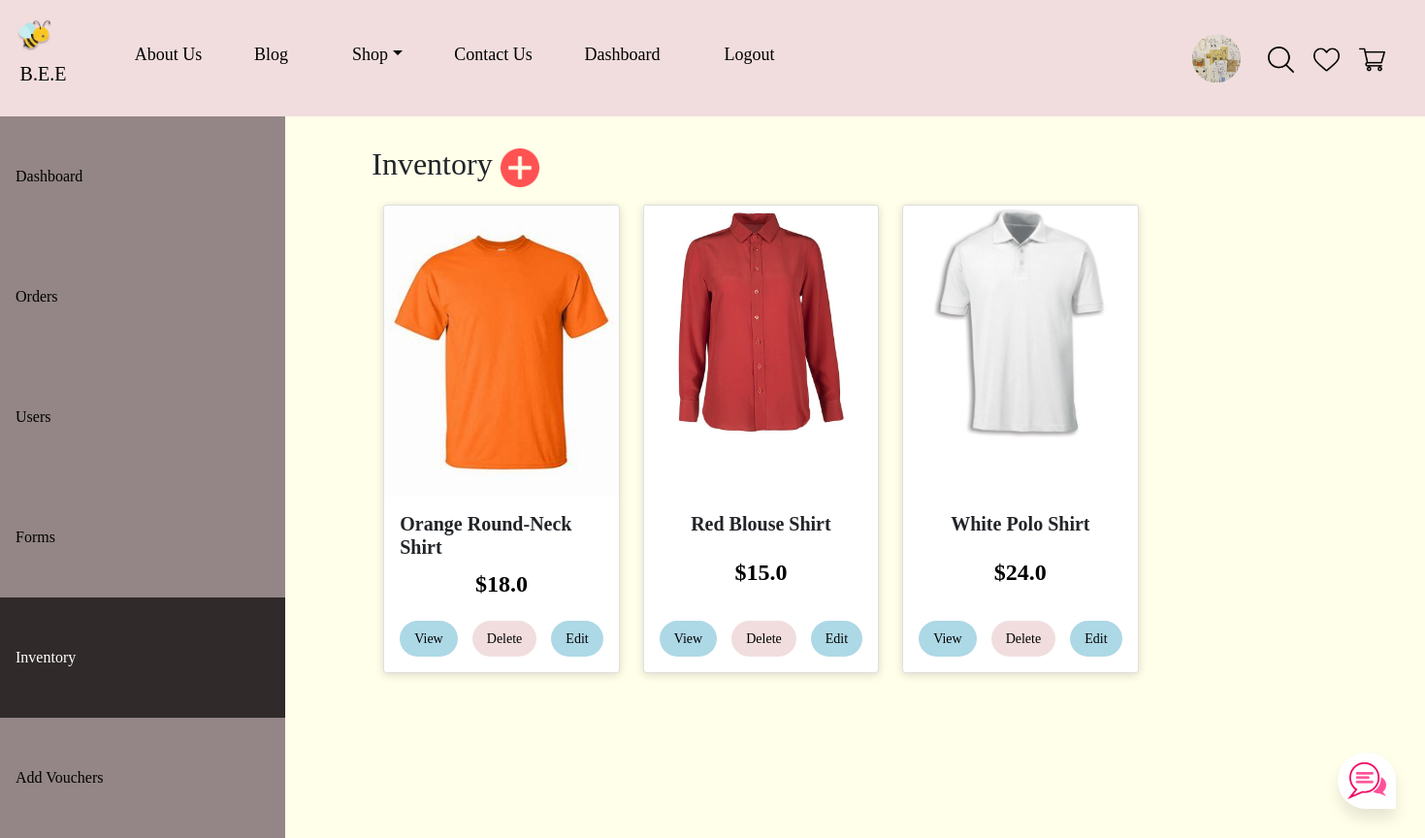
The app's page /admin_inventory (signed in), older data.
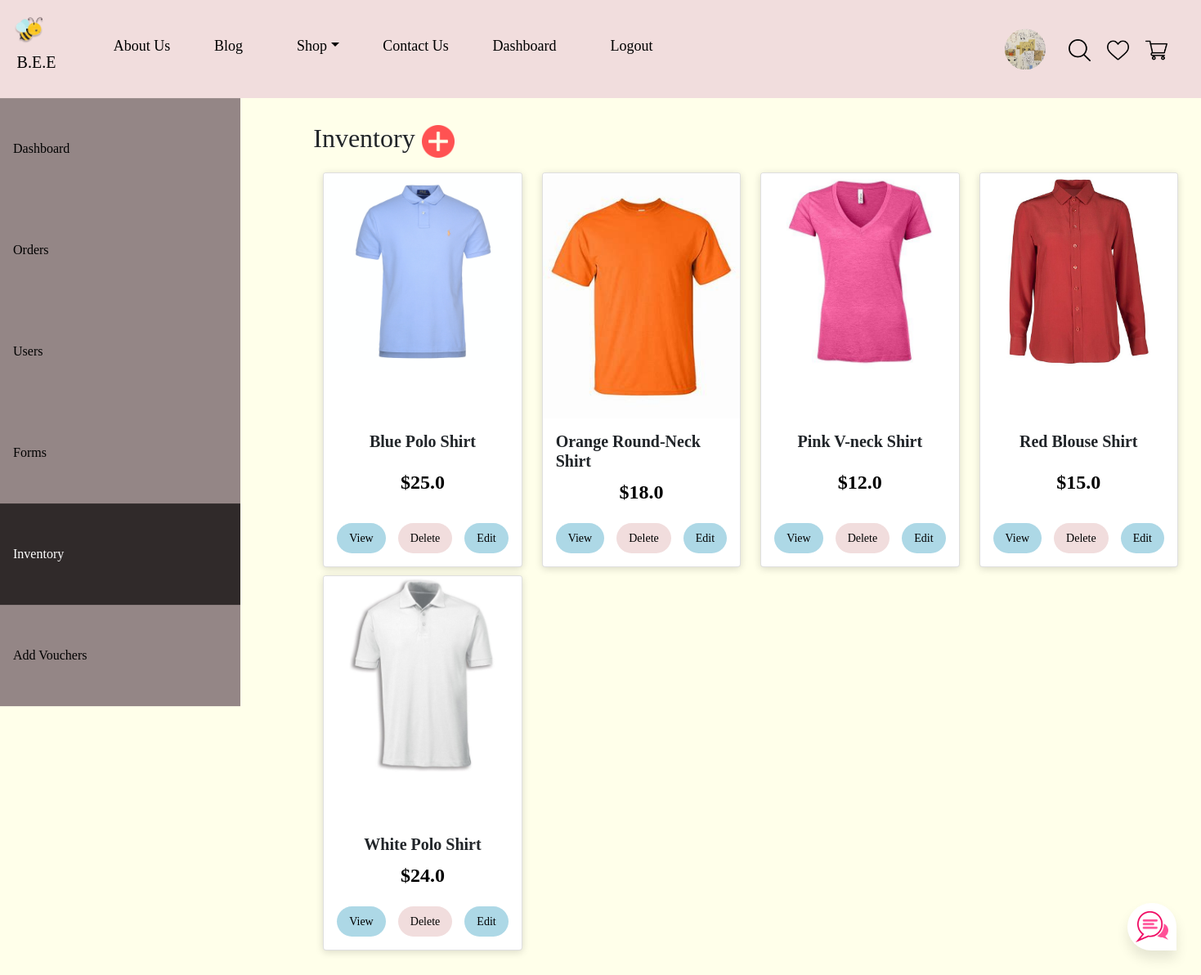
The same page, newer data.
### tables this page shows
CREATE TABLE inventory (product_name STRING, product_price FLOAT, product_image LONGBLOB, product_description LONGTEXT, product_quantity INT, shop STRING);

### app.py (the view)
@app.route('/admin_inventory')
@login_required
def admin_inventory():
    con = sqlite3.connect('database.db')
    con.row_factory = sqlite3.Row
    cur = con.cursor()
    cur.execute("SELECT rowid, * FROM inventory GROUP BY product_name")
    rows = cur.fetchall()
    con.close()
    return render_template('admin_inventory.html', rows=rows)

### app.py (called while the page is built)
def get_db():
    db = getattr(g, '_database', None)
    if db is None:
        db = g._database = sqlite3.connect('database.db')
    return db

@app.teardown_appcontext
def close_connection(exception):
    db = getattr(g, '_database', None)
    if db is not None:
        db.close()

@app.before_request
def load_logged_in_user():
    user_id = session.get('user_id')
    if user_id is None:
        g.user = None
    else:
        g.user = get_db().execute(
            'SELECT * FROM user WHERE user_id = ?', (user_id,)
        ).fetchone()

def login_required(view):
    @functools.wraps(view)
    def wrapped_view(**kwargs):
        if g.user is None:
            return redirect(url_for('login'))
        return view(**kwargs)
    return wrapped_view

### templates/admin_inventory.html (shortened to what this page needs)
<!DOCTYPE html>
<html>
<head>
</head>
{% extends "base.html" %}
{% block content %}
<body>
<ul class="admin" style="float: left;">
  <li><a href="/admindashboard">Dashboard</a></li>
  <li>
    <a href="/orders">Orders</a>
  </li>
  <li><a href="/users">Users</a></li>
  <li><a href="/forms">Forms</a></li>
  <li><a class="active" href="/admin_inventory">Inventory</a></li>
  <li><a href="/add_vouchers">Add Vouchers</a></li>
</ul>
<div style="margin-left:25%;padding:30px 16px;">
  <h2>Inventory <a class="plus" href="/add_inventory"><img src="static/img/plus_PNG83.png"></a></h2>
  <div class="container">
    <div class="row">
      {% for row in rows %}
        <div class="col-md-3" style="margin-top: 10px;">
          <div class="card" style="height: 100%;">
            <div style="height: 300px; overflow: hidden;">
              <img src="static/img/{{ row['product_image'] }}" class="card-img-top" alt="Product Image" style="width: 100%; height: auto;">
            </div>
            <div class="card-body">
              <h5 class="card-title">{{ row['product_name'] }}</h5>
              <p class="card-text">${{ row['product_price'] }}</p>
              <div class="btn-group">
                <a href="/admin_product/{{ row['product_name'] }}" class="submit">View</a>
                <a href="/delete_inventory/{{ row['product_name'] }}" class="disc">Delete</a>
                <a href="/edit_inventory/{{ row['product_name'] }}" class="submit">Edit</a>
              </div>
            </div>
          </div>
        </div>
      {% endfor %}
    </div>
  </div>
</div>
</body>
</html>
{% endblock %}

Row changes from the older to the newer data that the page shows:
added inventory: product_image (picture), product_name "Blue Polo Shirt", product_price "25.0"
added inventory: product_image (picture), product_name "Pink V-neck Shirt", product_price "12.0"
